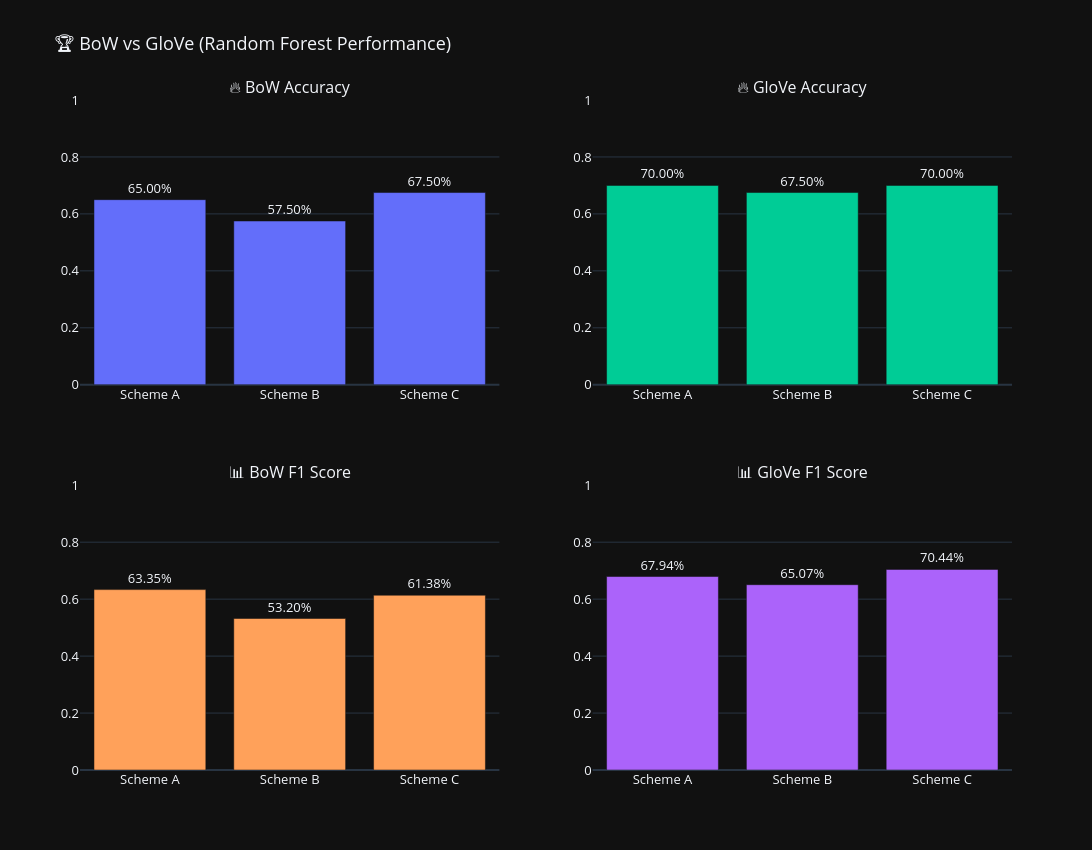

Here is the notebook cell this chart was saved with:
### Code cell
import plotly.graph_objects as go
from plotly.subplots import make_subplots

# =========================
# LABELS
# =========================
bow_labels = ["Scheme A", "Scheme B", "Scheme C"]
glove_labels = ["Scheme A", "Scheme B", "Scheme C"]

# =========================
# BOw VALUES (Random Forest BoW)
# =========================
bow_acc = [acc_a_RF_BOW, acc_b_RF_BOW, acc_c_RF_BOW]
bow_f1  = [f1_a_RF_BOW, f1_b_RF_BOW, f1_c_RF_BOW]

# =========================
# GLOVE VALUES (Random Forest GloVe)
# =========================
glove_acc = [acc_a_RF_GLOVE, acc_b_RF_GLOVE, acc_c_RF_GLOVE]
glove_f1  = [f1_a_RF_GLOVE, f1_b_RF_GLOVE, f1_c_RF_GLOVE]

# =========================
# FIGURE
# =========================
fig = make_subplots(
    rows=2, cols=2,
    subplot_titles=(
        "🔥 BoW Accuracy",
        "🔥 GloVe Accuracy",
        "📊 BoW F1 Score",
        "📊 GloVe F1 Score"
    ),
    vertical_spacing=0.15
)

# =========================
# BOw ACC
# =========================
fig.add_trace(go.Bar(
    x=bow_labels,
    y=bow_acc,
    text=[f"{x:.2%}" for x in bow_acc],
    textposition="outside",
    marker_color="#636EFA"
), row=1, col=1)

# =========================
# GLOVE ACC
# =========================
fig.add_trace(go.Bar(
    x=glove_labels,
    y=glove_acc,
    text=[f"{x:.2%}" for x in glove_acc],
    textposition="outside",
    marker_color="#00CC96"
), row=1, col=2)

# =========================
# BOw F1
# =========================
fig.add_trace(go.Bar(
    x=bow_labels,
    y=bow_f1,
    text=[f"{x:.2%}" for x in bow_f1],
    textposition="outside",
    marker_color="#FFA15A"
), row=2, col=1)

# =========================
# GLOVE F1
# =========================
fig.add_trace(go.Bar(
    x=glove_labels,
    y=glove_f1,
    text=[f"{x:.2%}" for x in glove_f1],
    textposition="outside",
    marker_color="#AB63FA"
), row=2, col=2)

# =========================
# STYLE (PRO DARK DASHBOARD)
# =========================
fig.update_layout(
    template="plotly_dark",
    height=850,
    width=1200,
    title="🏆 BoW vs GloVe (Random Forest Performance)",
    showlegend=False,
    font=dict(size=13)
)

fig.update_yaxes(range=[0, 1])

fig.show()

### Figure 1 — Plotly figure (JSON) as saved in the notebook; plotly's stock layout.template omitted (floating-point values rounded to 4 significant figures)
{"data": [{"marker": {"color": "#636EFA"}, "text": ["65.00%", "57.50%", "67.50%"], "textposition": "outside", "type": "bar", "x": ["Scheme A", "Scheme B", "Scheme C"], "xaxis": "x", "y": [0.65, 0.575, 0.675], "yaxis": "y"}, {"marker": {"color": "#00CC96"}, "text": ["70.00%", "67.50%", "70.00%"], "textposition": "outside", "type": "bar", "x": ["Scheme A", "Scheme B", "Scheme C"], "xaxis": "x2", "y": [0.7, 0.675, 0.7], "yaxis": "y2"}, {"marker": {"color": "#FFA15A"}, "text": ["63.35%", "53.20%", "61.38%"], "textposition": "outside", "type": "bar", "x": ["Scheme A", "Scheme B", "Scheme C"], "xaxis": "x3", "y": [0.6335, 0.532, 0.6138], "yaxis": "y3"}, {"marker": {"color": "#AB63FA"}, "text": ["67.94%", "65.07%", "70.44%"], "textposition": "outside", "type": "bar", "x": ["Scheme A", "Scheme B", "Scheme C"], "xaxis": "x4", "y": [0.6794, 0.6507, 0.7044], "yaxis": "y4"}], "layout": {"annotations": [{"font": {"size": 16}, "showarrow": false, "text": "🔥 BoW Accuracy", "x": 0.225, "xanchor": "center", "xref": "paper", "y": 1, "yanchor": "bottom", "yref": "paper"}, {"font": {"size": 16}, "showarrow": false, "text": "🔥 GloVe Accuracy", "x": 0.775, "xanchor": "center", "xref": "paper", "y": 1, "yanchor": "bottom", "yref": "paper"}, {"font": {"size": 16}, "showarrow": false, "text": "📊 BoW F1 Score", "x": 0.225, "xanchor": "center", "xref": "paper", "y": 0.425, "yanchor": "bottom", "yref": "paper"}, {"font": {"size": 16}, "showarrow": false, "text": "📊 GloVe F1 Score", "x": 0.775, "xanchor": "center", "xref": "paper", "y": 0.425, "yanchor": "bottom", "yref": "paper"}], "font": {"size": 13}, "height": 850, "showlegend": false, "title": {"text": "🏆 BoW vs GloVe (Random Forest Performance)"}, "width": 1200, "xaxis": {"anchor": "y", "domain": [0, 0.45]}, "xaxis2": {"anchor": "y2", "domain": [0.55, 1]}, "xaxis3": {"anchor": "y3", "domain": [0, 0.45]}, "xaxis4": {"anchor": "y4", "domain": [0.55, 1]}, "yaxis": {"anchor": "x", "domain": [0.575, 1], "range": [0, 1]}, "yaxis2": {"anchor": "x2", "domain": [0.575, 1], "range": [0, 1]}, "yaxis3": {"anchor": "x3", "domain": [0, 0.425], "range": [0, 1]}, "yaxis4": {"anchor": "x4", "domain": [0, 0.425], "range": [0, 1]}}}
